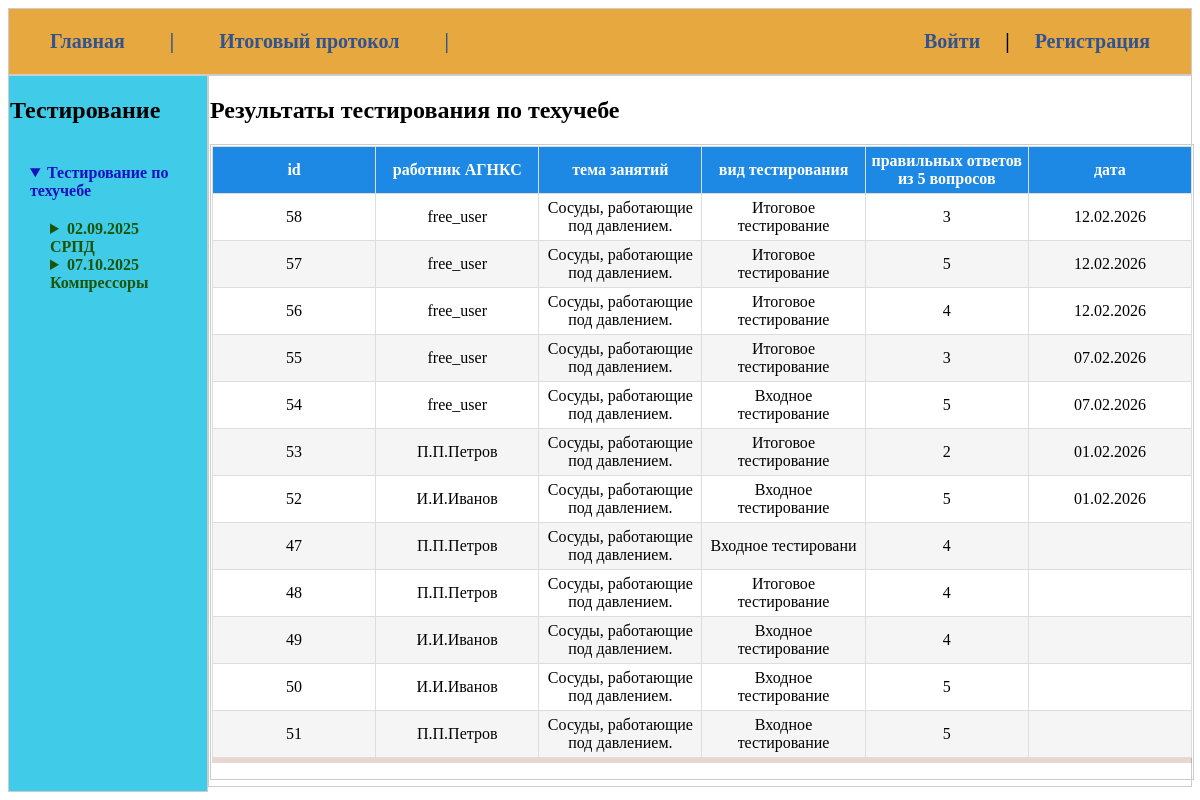
Page /results_all/ on the committed database.
### exams/models.py (models this page shows, shortened)
class Result(models.Model):
    user = models.ForeignKey(User, on_delete=models.CASCADE, verbose_name="Пользователь")
    exam = models.ForeignKey(Exam, on_delete=models.CASCADE, verbose_name="Экзамен")
    test_species = models.CharField(
        max_length=200,
        default='Входное тестирование',
        verbose_name="Тип тестирования"
    )
    score = models.PositiveIntegerField(verbose_name="Полученный балл")
    date_taken = models.DateTimeField(auto_now_add=True, verbose_name="Дата прохождения")
    class Meta:
        verbose_name = "Результат"
        verbose_name_plural = "Результаты"
        ordering = ['-date_taken']

class Exam(models.Model):
    title = models.CharField(max_length=200, verbose_name="Название экзамена")
    duration = models.PositiveIntegerField(
        help_text="Продолжительность в минутах",
        verbose_name="Время на прохождение"
    )
    class Meta:
        verbose_name = "Экзамен"
        verbose_name_plural = "Экзамены"
    def __str__(self):
        return self.title

### exams/views.py (the view)
# urls.py: path('results_all/', views.results_all, name='results_all'),
def results_all(request: HttpRequest) -> HttpResponse:
    result_all = Result.objects.select_related('user', 'exam').all() # Оптимизация запроса
    return render(request, 'exams/results_all.html', {'result_all': result_all})

### exams/templates/exams/results_all.html
{% extends 'base.html'%}
{% block content %}
<h2>Результаты тестирования по техучебе</h2>
<div class="item2">
 <table class="table">
            <thead>
                <tr>
                    <th>id</th>
                    <th>работник АГНКС</th>
                    <th>тема занятий</th>
                    <th>вид тестирования</th>
                    <th>правильных ответов из 5 вопросов</th>
                    <th>дата</th>
                </tr>
            </thead>
            <tbody>
                {% for item in result_all %}
            <tr>
                <td>{{ item.id }}</td>
                <td>{{ item.user }}</td>
                <td>{{ item.exam }}</td>
                <td>{{ item.test_species }}</td>
                <td>{{ item.score }}</td>
                <td>{{ item.date_taken|date:'d.m.Y' }}</td>
            </tr>
            {%endfor%}
            </tbody>
 </table>
 </div
{%endblock%}

### templates/base.html
{% load static %}
<!doctype html>
<html lang="en">
<head>
    <link type="text/css" href="{% static 'exams/css/styles.css' %}" rel="stylesheet"/>
</head>
<body>
    <div class="container">
        <div class="container2">
        <div class="item">
            <table>
                <ul >
                    <li><a href="/">Главная</a></li >
                    <li><a>|</a></li>
                    <li><a href="/results_all">Итоговый протокол</a></li >
                    <li><a>|</a></li>
                        {% if user.is_authenticated %}
                    <li style="float: right;">{{ user.username }} | <a href="{% url 'users:logout'%}" >Выйти</a></li>
                    {% else %}
                    <li style="float: right;"><a href="{% url 'users:login'%}">Войти</a> | <a href="#">Регистрация</a></li>
                    {% endif %}
                </ul>
            </table>
        </div>
    </div>
        <div class="container2">
            <div class="item1">
                <h2>Тестирование</h3>
                    {% include 'exams/includes/nav_ds.html' %}
            </div>
        <div class="item2">
            {% block content %}
            {%endblock%}
        </div>
    </div>
    </div>
</body>
</html>

### exams/templates/exams/includes/nav_ds.html (shortened to what this page needs)
<nav>
  <ul class="tree-padding tree-vertical-lines tree-horizontal-lines tree-summaries tree-markers tree-buttons">
    <li>
      <details open>
        <summary style="color: #1711c0; font-weight: 900;">Тестирование по техучебе</summary>
        <ul style="color: #1c540c; font-weight: 900;">
          <li>
            <details>
              <summary>02.09.2025 СРПД</summary>
            </details>
          </li>
          <li>
            <details>
              <summary>07.10.2025 Компрессоры</summary>
            </details>
          </li>
  </ul>
</nav>

### exams/static/exams/css/styles.css (style rules this page uses)
.container { display: flex; flex-direction: column; margin: 0; }
.container2 { display: flex; flex-direction: column-count; }
.item { width: 100%; padding: 1px; background-color: rgb(232, 168, 64); border: 1px solid #ccc; margin-bottom: 0px; font-size: 20px; font-weight: bold; }
.item1 { width: 20%; padding: 1px; background-color: rgb(64, 204, 232); border: 1px solid #ccc; margin-bottom: 0px; }
.item2 { width: 100%; padding: 1px; border: 1px solid #ccc; margin-bottom: 5px; }
ul { list-style: none; margin: 0; padding: 20px; }
a { fond-size: 40px; padding: 20px; color: hwb(219 18% 43% / 0.985); text-decoration: none; }
li { display: inline; }
.table { border: 1px solid #eee; table-layout: fixed; width: 125%; margin-bottom: 20px; }
.table { width: 100%; box-shadow: 0 5px rgba(152, 47, 17, 0.2); margin-bottom: 20px; border: 1px solid #dddddd; border-collapse: collapse; }
.table th { font-weight: bold; padding: 5px; background-color: #1e88e5; color: #fff; border: 1px solid #dddddd; }
.table td { border: 1px solid #dddddd; padding: 5px; vertical-align: center; text-align: center; }
.table tr:nth-child(even) { background: #f5f5f5 ; }

### rows in the picture
Result: id "58", user "free_user", exam "Сосуды, работающие под давлением.", test_species "Итоговое тестирование", score "3", date_taken "12.02.2026"
Result: id "57", user "free_user", exam "Сосуды, работающие под давлением.", test_species "Итоговое тестирование", score "5", date_taken "12.02.2026"
Result: id "56", user "free_user", exam "Сосуды, работающие под давлением.", test_species "Итоговое тестирование", score "4", date_taken "12.02.2026"
Result: id "55", user "free_user", exam "Сосуды, работающие под давлением.", test_species "Итоговое тестирование", score "3", date_taken "07.02.2026"
Result: id "54", user "free_user", exam "Сосуды, работающие под давлением.", test_species "Входное тестирование", score "5", date_taken "07.02.2026"
Result: id "53", user "П.П.Петров", exam "Сосуды, работающие под давлением.", test_species "Итоговое тестирование", score "2", date_taken "01.02.2026"
Result: id "52", user "И.И.Иванов", exam "Сосуды, работающие под давлением.", test_species "Входное тестирование", score "5", date_taken "01.02.2026"
Result: id "47", user "П.П.Петров", exam "Сосуды, работающие под давлением.", test_species "Входное тестировани", score "4"
Result: id "48", user "П.П.Петров", exam "Сосуды, работающие под давлением.", test_species "Итоговое тестирование", score "4"
Result: id "49", user "И.И.Иванов", exam "Сосуды, работающие под давлением.", test_species "Входное тестирование", score "4"
Result: id "50", user "И.И.Иванов", exam "Сосуды, работающие под давлением.", test_species "Входное тестирование", score "5"
Result: id "51", user "П.П.Петров", exam "Сосуды, работающие под давлением.", test_species "Входное тестирование", score "5"
